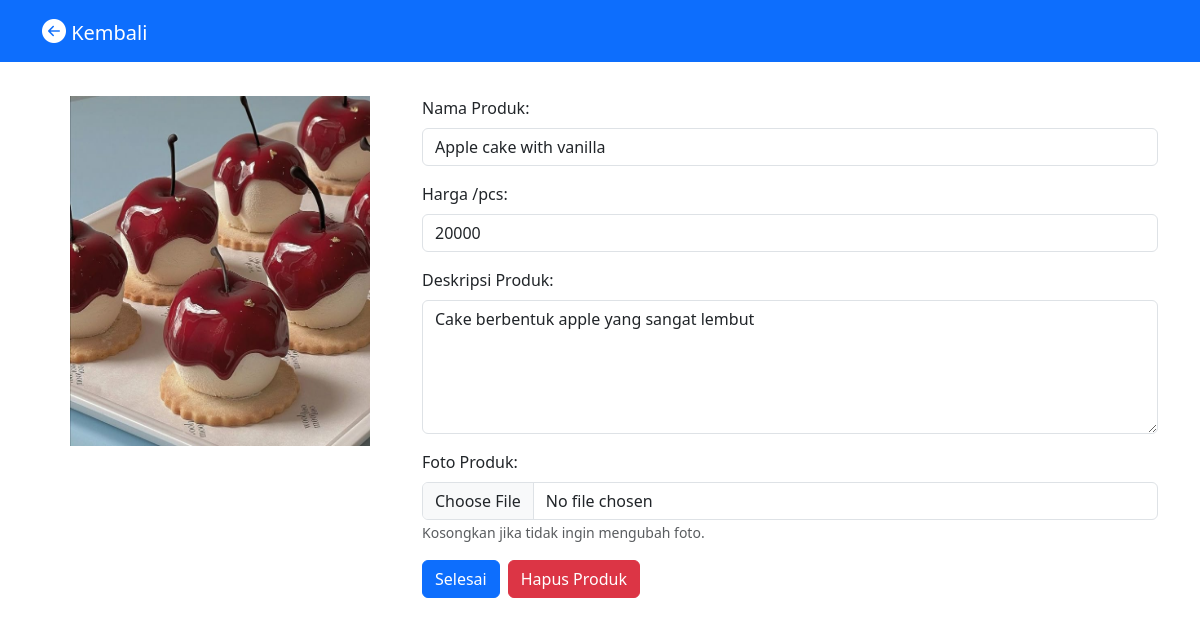
/produk/edit.php?id_produk=5, run on the app's committed database.
### tables this page shows
CREATE TABLE `produk` (
  `id_produk` int(11) NOT NULL,
  `nama_produk` varchar(255) NOT NULL,
  `harga` double NOT NULL,
  `stok` int(11) NOT NULL,
  `terakhir_direstok` date NOT NULL,
  `barang_terjual` int(11) NOT NULL,
  `deskripsi` varchar(255) NOT NULL,
  `foto` varchar(255) NOT NULL
);

### produk/edit.php (the view, shortened to what this page needs)
<?php
include "../koneksi.php";
if(isset($_GET['id_produk'])) {
    $id_produk = $_GET['id_produk'];
    $query = mysqli_query($koneksi, "SELECT * FROM produk WHERE id_produk = '$id_produk'");
    $data = mysqli_fetch_array($query);
}
?>
<!DOCTYPE html>
<html lang="en">
<head>
    <link rel="stylesheet" href="https://cdn.jsdelivr.net/npm/bootstrap-icons@1.9.1/font/bootstrap-icons.css">
    <link href="https://cdn.jsdelivr.net/npm/bootstrap@5.3.2/dist/css/bootstrap.min.css" rel="stylesheet">
</head>
<body>
<nav class="navbar fixed-top navbar-expand-lg navbar-dark bg-primary">
    <div class="container">
      <a class="navbar-brand" onclick="history.back()" style="cursor: pointer;">
        <i class="bi bi-arrow-left-circle-fill fs-4"></i> Kembali
      </a>
    </div>
  </nav>
<div class="container mt-5 pt-5">
    <div class="row">
        <div class="col-md-4 text-center">
        <img src="../asset/img/<?php echo $data['foto']?>" alt="" style="height:350px; width:300px;">
        </div>
        <div class="col-md-8">
            <form action="edit_proses.php" method="POST" enctype="multipart/form-data">
                <div class="mb-3">
                    <label class="form-label">Nama Produk:</label>
                    <input type="text" name="nama_produk" value="<?php echo $data['nama_produk'] ?>" class="form-control">
                </div>
                <div class="mb-3">
                    <label class="form-label">Harga /pcs:</label>
                    <input type="text" name="harga" value="<?php echo $data['harga'] ?>" class="form-control">
                </div>
                <div class="mb-3">
                    <label class="form-label">Deskripsi Produk:</label>
                    <textarea name="deskripsi" rows="5" class="form-control"><?php echo $data['deskripsi'] ?></textarea>
                </div>
                <div class="mb-3">
                    <label class="form-label">Foto Produk:</label>
                    <input type="file" name="foto" class="form-control">
                    <small class="form-text text-muted">Kosongkan jika tidak ingin mengubah foto.</small>
                </div>
                <div class="d-flex gap-2">
                    <button type="submit" name="submit" class="btn btn-primary">Selesai</button>
                    <a href="hapus.php?id_produk=<?php echo $data['id_produk']?>" class="btn btn-danger" onclick="return confirm('Yakin ingin menghapus produk ini?')">Hapus Produk</a>
                </div>
            </form>
        </div>
    </div>
</div>
</body>
</html>

### data on the page
produk: foto (picture), nama_produk "Apple cake with vanilla", harga "20000", deskripsi "Cake berbentuk apple yang sangat lembut"
